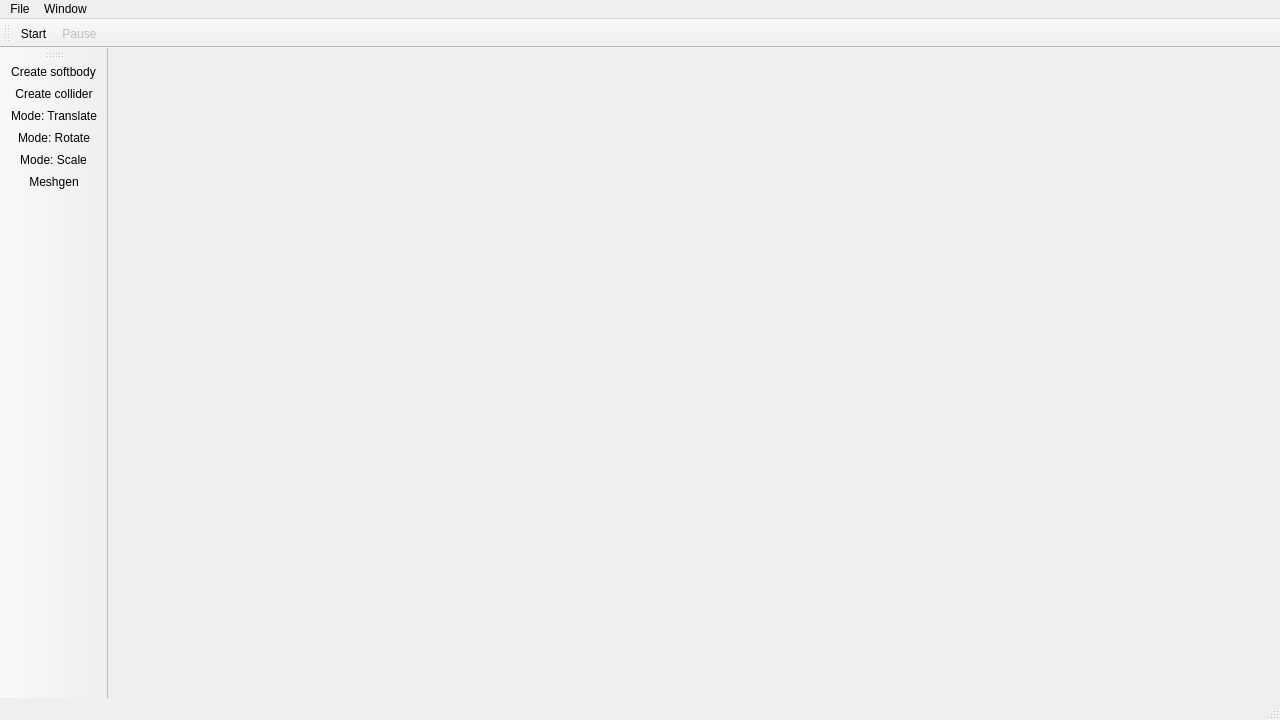
<?xml version="1.0" encoding="UTF-8"?>
<ui version="4.0">
 <class>Window_Main</class>
 <widget class="QMainWindow" name="Window_Main">
  <property name="geometry">
   <rect>
    <x>0</x>
    <y>0</y>
    <width>1280</width>
    <height>720</height>
   </rect>
  </property>
  <property name="windowTitle">
   <string>Trigen</string>
  </property>
  <widget class="QMenuBar" name="menuBar">
   <property name="geometry">
    <rect>
     <x>0</x>
     <y>0</y>
     <width>1280</width>
     <height>21</height>
    </rect>
   </property>
   <widget class="QMenu" name="menuFile">
    <property name="title">
     <string>File</string>
    </property>
    <addaction name="actionNew"/>
    <addaction name="separator"/>
    <addaction name="actionExit"/>
   </widget>
   <widget class="QMenu" name="menuWindow">
    <property name="title">
     <string>Window</string>
    </property>
   </widget>
   <addaction name="menuFile"/>
   <addaction name="menuWindow"/>
  </widget>
  <widget class="QStatusBar" name="statusBar"/>
  <widget class="QToolBar" name="toolBarSide">
   <property name="windowTitle">
    <string>toolBar</string>
   </property>
   <attribute name="toolBarArea">
    <enum>LeftToolBarArea</enum>
   </attribute>
   <attribute name="toolBarBreak">
    <bool>false</bool>
   </attribute>
   <addaction name="actionCreateSoftbody"/>
   <addaction name="actionCreateCollider"/>
   <addaction name="actionModeTranslate"/>
   <addaction name="actionModeRotate"/>
   <addaction name="actionModeScale"/>
   <addaction name="actionMeshgen"/>
  </widget>
  <widget class="QToolBar" name="toolBarTop">
   <property name="windowTitle">
    <string>toolBar_2</string>
   </property>
   <attribute name="toolBarArea">
    <enum>TopToolBarArea</enum>
   </attribute>
   <attribute name="toolBarBreak">
    <bool>false</bool>
   </attribute>
   <addaction name="actionStart"/>
   <addaction name="actionPause"/>
  </widget>
  <action name="actionNew">
   <property name="text">
    <string>New</string>
   </property>
  </action>
  <action name="actionExit">
   <property name="text">
    <string>Exit</string>
   </property>
  </action>
  <action name="actionStart">
   <property name="text">
    <string>Start</string>
   </property>
  </action>
  <action name="actionPause">
   <property name="enabled">
    <bool>false</bool>
   </property>
   <property name="text">
    <string>Pause</string>
   </property>
  </action>
  <action name="actionCreateSoftbody">
   <property name="icon">
    <iconset resource="resources.qrc">
     <normaloff>:/images/add_plant.svg</normaloff>:/images/add_plant.svg</iconset>
   </property>
   <property name="text">
    <string>Create softbody</string>
   </property>
  </action>
  <action name="actionCreateCollider">
   <property name="icon">
    <iconset resource="resources.qrc">
     <normaloff>:/images/add_collider.svg</normaloff>:/images/add_collider.svg</iconset>
   </property>
   <property name="text">
    <string>Create collider</string>
   </property>
  </action>
  <action name="actionModeTranslate">
   <property name="text">
    <string>Mode: Translate</string>
   </property>
  </action>
  <action name="actionModeRotate">
   <property name="text">
    <string>Mode: Rotate</string>
   </property>
  </action>
  <action name="actionModeScale">
   <property name="text">
    <string>Mode: Scale</string>
   </property>
  </action>
  <action name="actionMeshgen">
   <property name="text">
    <string>Meshgen</string>
   </property>
  </action>
 </widget>
 <resources>
  <include location="resources.qrc"/>
 </resources>
 <connections/>
</ui>
